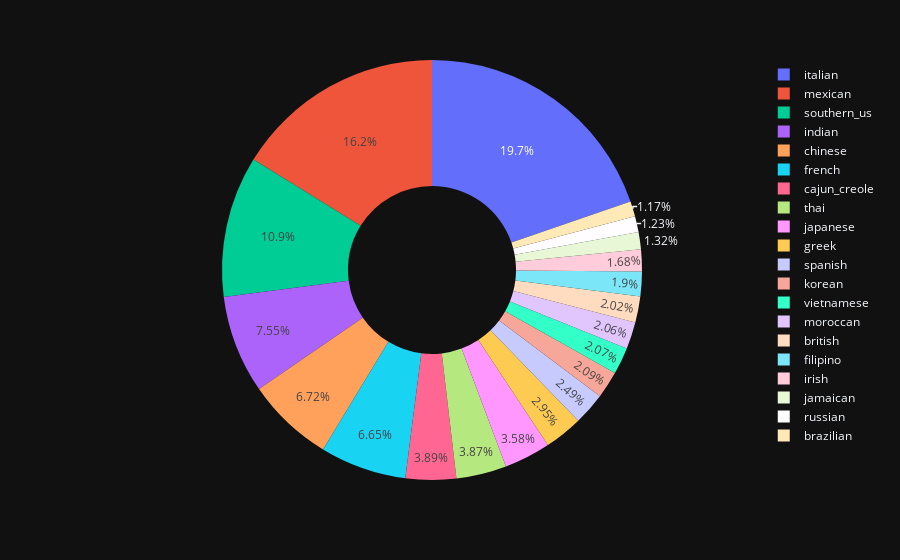

The notebook cell this image was saved under:
### Code cell
# посмотрим на распределение кухонь мира - проверим, сбалансированная ли выборка

import plotly.express as px

fig = px.pie(cuisine, values = "count", names="cuisine",  hole=.4)
fig.show()

# можно видеть, что выборка не очень сбалансирована, что, скорее всего, помешает сделать неплохими некоторые метрики в результате обучения (например, чувствительность и специфичность)

### Figure 1 — Plotly figure (JSON) as saved in the notebook; plotly's stock layout.template omitted (floating-point values rounded to 4 significant figures; data arrays with more than 128 entries replaced by an {"elided": "..."} marker saying what was removed)
{"data": [{"domain": {"x": [0.0, 1.0], "y": [0.0, 1.0]}, "hole": 0.4, "hovertemplate": "cuisine=%{label}<br>count=%{value}<extra></extra>", "labels": {"elided": "39774 str values"}, "legendgroup": "", "name": "", "showlegend": true, "values": {"elided": "39774 int values"}, "type": "pie"}], "layout": {"legend": {"tracegroupgap": 0}, "margin": {"t": 60}}}
